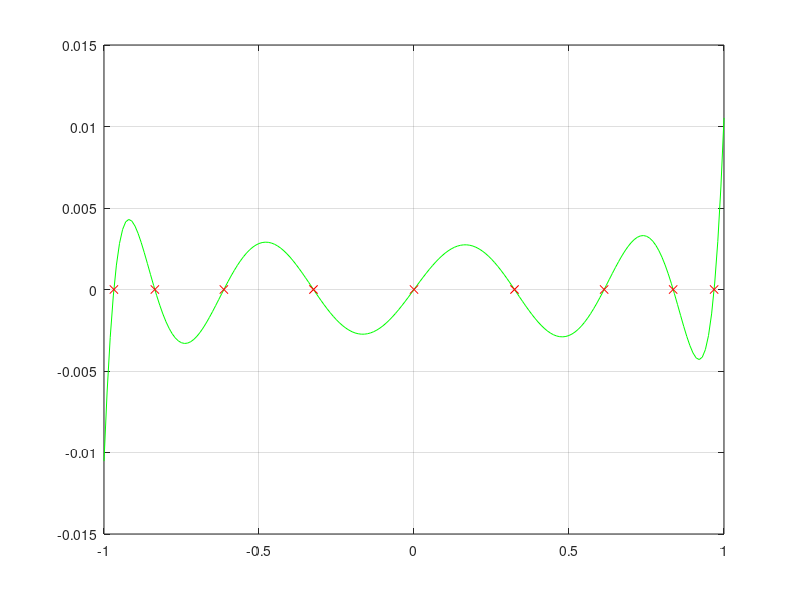

Source code (MATLAB):
function Lab4_1()
  left = 1;
  right = 5;
  
  L = Lezhandr(9);
  L = L / L(1);
  x_t = -1: 0.01: 1;
  y_t = polyval(L, x_t);
  
  plot(x_t, y_t, "-g");
  hold on;
  grid on;
  
  x_root = roots(L);
  y_root = polyval(L, x_root);
  plot(x_root, y_root, "xr");
  hold off;
  
  x_a_b_roots = (right - left) / 2 * x_root + (right + left) / 2 
endfunction

function [ans] = Lezhandr(N)
  f = [1, 0, -1];
  L = [1];
  num = 1;
  for i = 1:N
    L = conv(L, f);
    num = num * i;
  endfor
  
  for i = 1:(N + 1)
    ans((N + 2) - i) = num * L(N + 1 - (i - 1));   
    num = num * (N + i);
    num = num / i;
  endfor
endfunction